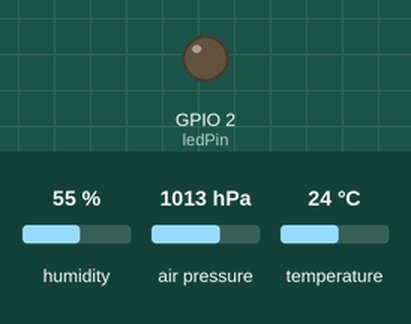
A program run on a simulated ESP8266 (NodeMCU). Parts: output pins drawn as LEDs (lit = HIGH). Wiring (inferred from the names in the program): BME280 sensor at I2C address 0x76. Inputs (shaded band) come from the test bench; at power-on: humidity 55 %, air pressure 1013 hPa, temperature 24 °C. WiFi joins after 1.5 s; servers stay silent unless stated; EEPROM starts erased; no MQTT or app messages arrive unless stated; what the program prints to the serial monitor is not drawn. At 1.8 s the program puts the board to deep sleep or switches it off; the recording ends there.

Above: at 0.1 s.
Timing chart, 0 to 1.8 s (numbered marks = the images above):
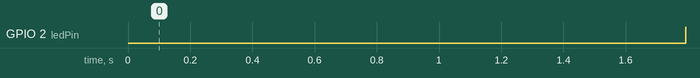

The program:

main.cpp
```cpp
#include <BMEReader.h>
#include <MqttConnector.h>
#include <TaskRunner.h>

// пин светодиода
const int ledPin=2;

// период отправки отчёта, миллисекунды
const unsigned ReportInterval = 120000;

// работа с mqqt
MqttConnector MqqtConnector;

// запускалка заданий на обработку
TaskRunner Runner;

// отправка данных с датчика BME280
bool BMEReport(){
  Serial.print("BMEReport =>");
  BME280Data data = ReadBMEData();
  //не получены данные со счетчика
  if(!data.valid || data.pressure == 0 || data.temperature == 0 || data.humidity == 0){
    Serial.println("read fail");
    return false;
  }
  // собираем json данные для mqqt
    mString<65> json;
    json += "{\"tempC\":";
    json += data.temperature;
    json += ",\"humidity\":";
    json += data.humidity;
    json += ",\"pressure\":";
    json += data.pressure;
    json += "}";
  Serial.println(json.buf);
  MqqtConnector.SendReport("BME280", json.buf);
  return true;
}

// инициализация устройства
void setup() {
  pinMode(ledPin, OUTPUT);
  Serial.begin(9600);
  Serial.println("NodeMCU v3");
  MqqtConnector.wifiConnector.InitWifi();

  Runner.AddTask("BMEReport", BMEReport, ReportInterval);
}

// цикл с засыпанием
void loop() {
  Serial.println("-------------");
  digitalWrite(ledPin, false);
  Runner.Invoke();
  digitalWrite(ledPin, true);
  if (Runner.Interval == 0) {
    delay(1000);
    return;
  }
  Serial.println("Sleep");
  // учитываем, что deepSleep перезапустит плату и сработает только 1 задание
  ESP.deepSleep((uint64_t)Runner.Interval * 1000, RF_DEFAULT);
}
```

BMEReader.h
```cpp
#ifndef BMEReader_h
#define BMEReader_h

#include <GyverBME280.h>

// структура с параметрами от датчика BME280
typedef struct {
  double temperature;
  double humidity;
  int pressure;
  // false, если датчик не инициализирован или не отдал данные
  bool valid;
} BME280Data;

// функция чтения данных с датчика BME280
BME280Data ReadBMEData(){
  static GyverBME280 bme;
  BME280Data scanResult = {0, 0, 0, false};
  static bool started = false;
  if (!started)
    started = bme.begin();
  if (started) {
    scanResult.temperature = bme.readTemperature();
    scanResult.humidity = bme.readHumidity();
    scanResult.pressure = pressureToMmHg(bme.readPressure());
    scanResult.valid = true;
  }
  return scanResult;
}
#endif
```

MqttConnector.h
```cpp
#ifndef MqttConnector_h
#define MqttConnector_h

#include <Arduino.h>
#include <PubSubClient.h>
#include <WifiAutoConnector.h>
#include <EEPROM.h>
#include <mString.h>

// размер эмулируемой EEPROM, должен покрывать все используемые адреса
static const int EEPROM_SIZE = 512;

// Читаем MQTT сообщения
void mqtt_callback(char* topic, byte* payload, unsigned int length) {
    Serial.println("Message received: " + String(topic));
}

class MqttConnector {
    public:
        // Автоматическое подключение к WIFI.
        // Объявлен первым в классе: порядок инициализации членов идёт по порядку
        // объявления, и все, что ниже обращается к wifiConnector, обязано идти после него.
        WifiAutoConnector wifiConnector;

    private:
        // Сокет используется и сканером сети, и MQTT клиентом.
        // Ссылка, чтобы не плодить второе подключение к брокеру.
        WiFiClient& wClient;

        bool checkMqttIp(IPAddress ip){
            bool found = wClient.connect(ip, mqttPort);
            // сокет сканера закрываем сразу, дальше его переиспользует MQTT клиент
            wClient.stop();
            return found;
        }

    public:
        // адрес в EEPROM для хранения IP mqtt сервера
        static const int MQTT_CONFIG_ADDRESS = 100;
        // порт mqtt про умолчанию
        int mqttPort = 1883;
        // адрес mqtt сервера
        IPAddress mqttIp;

        MqttConnector() : wClient(wifiConnector.wifiClient) {
            // EEPROM.begin обязателен до первого get/put на ESP8266
            EEPROM.begin(EEPROM_SIZE);
            EEPROM.get(MQTT_CONFIG_ADDRESS, mqttIp);
        }

        // поиск mqtt сервера в сети
        // возвращает IP адрес
        IPAddress MqttServerIp() {
            unsigned currentTimeout = wClient.getTimeout();
            // короткий таймаут, иначе скан 255 адресов займёт минуты
            wClient.setTimeout(80);
            bool needFind = !mqttIp || !checkMqttIp(mqttIp);
            if(needFind){
                Serial.println("Find Mqtt");
                // сохранённый адрес не подошёл, забываем его, чтобы не вернуть заведомо мёртвый
                mqttIp = IPAddress();
                IPAddress currentIP = WiFi.localIP();
                for (int i = 1; i <= 255; i++) {
                    currentIP[3] = i;
                    Serial.print("chech Ip: ");Serial.println(currentIP);
                    if (checkMqttIp(currentIP)) {
                        mqttIp = currentIP;
                        EEPROM.put(MQTT_CONFIG_ADDRESS, currentIP);
                        EEPROM.commit();
                        break;
                    }
                }
                if(!mqttIp)
                    Serial.println("Mqtt server not found");
            }
            wClient.setTimeout(currentTimeout);
            Serial.println("MQTT Ip: " + mqttIp.toString());
            return mqttIp;
        }

        // отправка данных с датчика на mqtt сервер
        void SendReport(const char* sensorName, const char* json){
            IPAddress mqttIP = MqttServerIp();
            if(!mqttIP)
                return;
            PubSubClient MqttClient(mqttIP, mqttPort, mqtt_callback, wClient);
            const char* DeviceName = wifiConnector.GetDeviceName();
            if (MqttClient.connect(DeviceName)){
                mString<65> topic;
                topic += DeviceName;
                topic +="/";
                topic += sensorName;
                MqttClient.publish(topic.buf, json);
                MqttClient.disconnect();
                Serial.println("Send complete");
            }
            else {
                Serial.println("Mqtt connect fail, state: " + String(MqttClient.state()));
            }
        }
};
#endif
```

TaskRunner.h
```cpp
#ifndef TaskRunner_h
#define TaskRunner_h

#include <Arduino.h>
#include <vector>

// структура с параметрами от выполяющихся заданий
typedef struct {
  bool (*TaskPrt)(void);
  unsigned Interval;
  unsigned lastInvoke;
} Task;

class TaskRunner {
  private:

    //наибольший общий делитель через остаток от деления
    unsigned nod (unsigned a, unsigned b) {
      while (b != 0) {
        unsigned tmp = b;
        b = a % b;
        a = tmp;
      }
      return a;
     }

    // кючи
    std::vector<String> _keys;
    //значения
    std::vector<Task> _values;

  public:
    // необходимый интервал выполнения заданий
    unsigned Interval = 0;

    // добавить задание в очередь
    void AddTask(String Key, bool (*taskPrt)(void), unsigned _interval){

      if(_keys.size() == 0)
        Interval = _interval;

      for(unsigned i=0; i < _keys.size(); i++){
        // элемент уже в массиве, пропускаем добавление
        if(_keys[i] == Key)
          return;
      }
      Task t;
      t.TaskPrt = taskPrt;
      t.Interval = _interval;
      t.lastInvoke = 0;

      _keys.push_back(Key);
      _values.push_back(t);
      Interval = nod(Interval, _interval);
    }

    // выполнить задания ожидающие выполнения
    void Invoke(){
      for(unsigned i=0; i <_values.size(); i++){
        _values[i].lastInvoke += Interval;
        if(_values[i].lastInvoke >= _values[i].Interval){
          try{
            if(_values[i].TaskPrt())
              _values[i].lastInvoke -= _values[i].Interval;
          }
          catch(...) { }
        }
      }
    }
};

#endif
```

WifiAutoConnector.h
```cpp
#ifndef WifiAutoConnector_h
#define WifiAutoConnector_h

#include <WiFiManager.h>
#include <ESP8266WiFi.h>

class WifiAutoConnector {
    public:
        //Клиент Wifi
        WiFiClient wifiClient;

        // генерация имени устройства на основе mac WIFI адаптера
        static char* GetDeviceName(){
            static char DeviceName[20];
            if(strlen(DeviceName) == 0){
                String mac = WiFi.macAddress();
                //приводим к буквоциферному варианту
                mac.replace(":", "");
                mac.toCharArray(DeviceName, sizeof(DeviceName));
                Serial.print("DeviceName: ");
                Serial.println(DeviceName);
            }
            return DeviceName;
        }

        // инициализация WIFI адаптера.
        // пробует подключиться к заданной WIFI сети, если не получается инициализирует сервер.
        void InitWifi(){
            WiFi.mode(WIFI_STA);
            std::vector<const char *> menu = {"wifi", "info"};
            WiFiManager wm;
            wm.setMenu(menu);
            wm.setClass("invert");
            if (!wm.autoConnect("MQTTDevice", "password")) {
                ESP.restart();
            }
            wm.setHostname(GetDeviceName());
        }
    private:
};
#endif
```

Measured:
- by itself, GPIO 2 (ledPin): LOW → HIGH at 1.8 s
